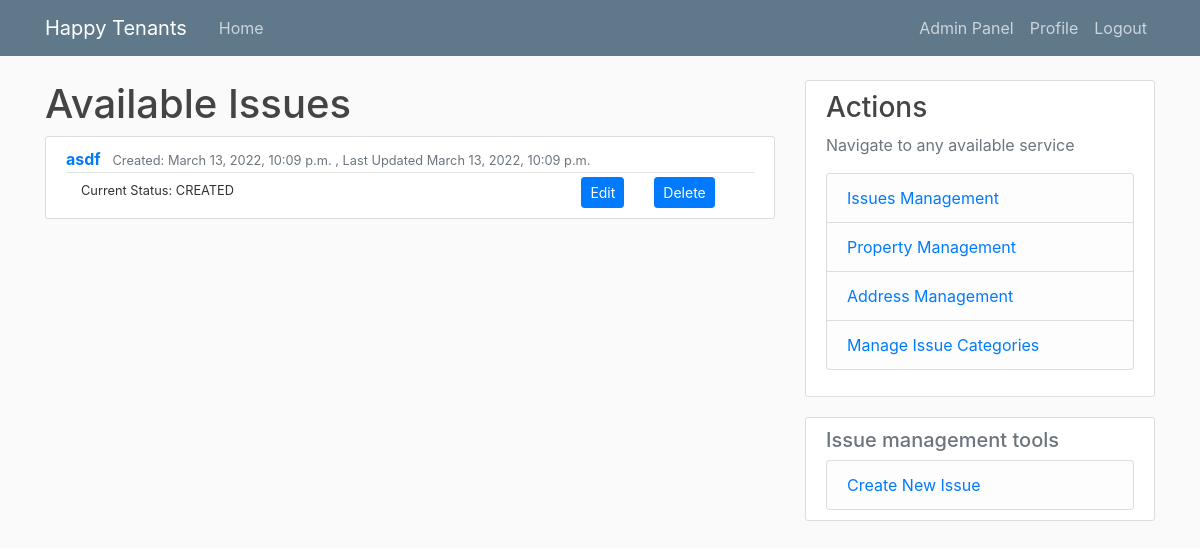
The page /issues/ (signed in) on the database its author committed.
### tenant_mgmt/models.py (models this page shows, shortened)
class Issue(models.Model):
    class StatusENUM(models.TextChoices):
        CRE = 'CREATED',
        ASS = 'ASSIGNED',
        PRO = 'IN_PROGRESS',
        COM = 'COMPLETED',
        DEL = 'DELETED',
        CLO = 'CLOSE'
    title = models.CharField(max_length=50, null=False, blank=False)
    description = models.TextField(max_length=200, null=False, blank=False)
    category = models.ForeignKey(IssueCategory, on_delete=models.SET_NULL, null=True)
    related_property = models.ForeignKey(Property, on_delete=models.CASCADE)
    status = models.CharField(max_length=20, choices=StatusENUM.choices, default=StatusENUM.CRE)
    assigner = models.ForeignKey(User, on_delete=models.SET_NULL, default=None, blank=True, null=True, related_name="assigned_by_issues_set")
    assignee = models.ForeignKey(User, on_delete=models.SET_NULL, default=None, blank=True, null=True, related_name="assigned_to_issues_set")
    submitter = models.ForeignKey(User, on_delete=models.CASCADE, related_name="submitted_issues_set")
    created = models.DateTimeField(auto_now_add=True)
    updated = models.DateTimeField(auto_now=True)
    def __str__(self) -> str:
        return self.title
    class Meta:
        ordering = ['-updated', '-created']

### tenant_mgmt/views.py (the view)
# urls.py: path('issues/', IssuesListView.as_view(), name='issues'),
@method_decorator([login_required], name='dispatch')
class IssuesListView(ListView):
    model = Issue
    template_name = 'tnt_mgmt/issue/list.html'
    context_object_name = 'issues'
    def get_queryset(self):
        if util.is_admin_or_manager(self.request.user):
            return Issue.objects.all()
        if util.is_employee(self.request.user):
            return Issue.objects.filter(assignee=self.request.user)
        else:
            return Issue.objects.filter(submitter=self.request.user)

### tenant_mgmt/templatetags/extra_filters.py (called while the page is built)
@register.filter(name='has_groups')
def has_groups(user, group_names):
    groups = list(group_names.split('|'))
    userGroups = user.groups.all()
    for groupName in groups:
        group = Group.objects.get(name=groupName)
        if group in userGroups:
            return True
    return False

@register.filter(name='is_active')
def is_active(user):
    return len(user.groups.all()) > 0

### tenant_mgmt/util.py (called while the page is built)
def is_admin_or_manager(user):
    return is_admin(user) or is_manager(user)

def is_admin(user):
    return Group.objects.get(name='administrator') in user.groups.all()

### tenant_mgmt/templates/tnt_mgmt/issue/list.html
{% extends "./base.html" %} {% block content %}
<h1>Available Issues</h1>
{% for issue in issues %}
<article class="media content-section">
  <div class="media-body">
    <div class="article-metadata">
      <a class="mr-2" href="{% url 'issueDetails' issue.id %}"> <b> {{ issue }} </b></a>
      <small class="text-muted"
        >Created: {{ issue.created}} , Last Updated {{issue.updated}}</small>
    </div>
    <div class="container">
      <div class="row">
        <div class="col">
          <small> Current Status: {{issue.status}}</small>
        </div>
        <div class="col-md-auto">
          <a class="btn btn-primary btn-sm" href="{% url 'issueEdit' issue.id %}" role="button">Edit</a>
        </div>
        <div class="col col-lg-2">
          <a class="btn btn-primary btn-sm" href="{% url 'issueDelete' issue.id %}" role="button">Delete</a>
        </div>
      </div>
    </div>
  </div>
</article>
{% empty %}
<small>Empty</small>
{% endfor %} {% endblock content %}

### tenant_mgmt/static/tnt_mgmt/base.css (style rules this page uses)
body { background: #fafafa; color: #333333; margin-top: 5rem; }
h1, h2, h3, h4, h5, h6 { color: #444444; }
.content-section { background: #ffffff; padding: 10px 20px; border: 1px solid #dddddd; border-radius: 3px; margin-bottom: 20px; }
.article-metadata { padding-bottom: 1px; margin-bottom: 4px; border-bottom: 1px solid #e3e3e3 }

### rows shown on the page
Issue: title "asdf", created "March 13, 2022, 10:09 p.m.", updated "March 13, 2022, 10:09 p.m.", status "CREATED"
